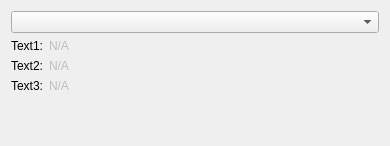
<?xml version="1.0" encoding="UTF-8"?>
<ui version="4.0">
 <class>mainClass</class>
 <widget class="QWidget" name="mainClass">
  <property name="geometry">
   <rect>
    <x>0</x>
    <y>0</y>
    <width>390</width>
    <height>146</height>
   </rect>
  </property>
  <property name="windowTitle">
   <string notr="true">main</string>
  </property>
  <layout class="QVBoxLayout">
   <item>
    <widget class="QComboBox" name="comboBox"/>
   </item>
   <item>
    <layout class="QVBoxLayout">
     <item>
      <layout class="QHBoxLayout">
       <item>
        <widget class="QLabel" name="label">
         <property name="sizePolicy">
          <sizepolicy hsizetype="Preferred" vsizetype="Preferred">
           <horstretch>0</horstretch>
           <verstretch>0</verstretch>
          </sizepolicy>
         </property>
         <property name="text">
          <string notr="true">Text1:</string>
         </property>
        </widget>
       </item>
       <item>
        <widget class="QLabel" name="text1">
         <property name="enabled">
          <bool>false</bool>
         </property>
         <property name="sizePolicy">
          <sizepolicy hsizetype="MinimumExpanding" vsizetype="Preferred">
           <horstretch>0</horstretch>
           <verstretch>0</verstretch>
          </sizepolicy>
         </property>
         <property name="text">
          <string notr="true">N/A</string>
         </property>
        </widget>
       </item>
      </layout>
     </item>
     <item>
      <layout class="QHBoxLayout">
       <item>
        <widget class="QLabel" name="label_3">
         <property name="text">
          <string notr="true">Text2:</string>
         </property>
        </widget>
       </item>
       <item>
        <widget class="QLabel" name="text2">
         <property name="enabled">
          <bool>false</bool>
         </property>
         <property name="sizePolicy">
          <sizepolicy hsizetype="MinimumExpanding" vsizetype="Preferred">
           <horstretch>0</horstretch>
           <verstretch>0</verstretch>
          </sizepolicy>
         </property>
         <property name="text">
          <string notr="true">N/A</string>
         </property>
        </widget>
       </item>
      </layout>
     </item>
     <item>
      <layout class="QHBoxLayout">
       <item>
        <widget class="QLabel" name="label_5">
         <property name="text">
          <string notr="true">Text3:</string>
         </property>
        </widget>
       </item>
       <item>
        <widget class="QLabel" name="text3">
         <property name="enabled">
          <bool>false</bool>
         </property>
         <property name="sizePolicy">
          <sizepolicy hsizetype="MinimumExpanding" vsizetype="Preferred">
           <horstretch>0</horstretch>
           <verstretch>0</verstretch>
          </sizepolicy>
         </property>
         <property name="text">
          <string notr="true">N/A</string>
         </property>
        </widget>
       </item>
      </layout>
     </item>
    </layout>
   </item>
   <item>
    <spacer>
     <property name="orientation">
      <enum>Qt::Vertical</enum>
     </property>
     <property name="sizeHint" stdset="0">
      <size>
       <width>20</width>
       <height>40</height>
      </size>
     </property>
    </spacer>
   </item>
  </layout>
 </widget>
 <layoutdefault spacing="6" margin="11"/>
 <resources/>
 <connections/>
</ui>
